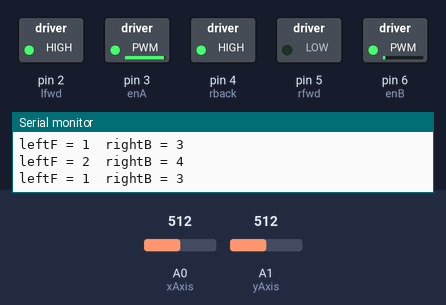
A sketch run on a simulated Arduino Uno, built with avr-gcc and run on an emulated ATmega328P. Parts: switched loads named in the sketch (green lamp = pin HIGH), the last lines printed to the serial monitor. Dashed ring = blinking. Inputs (shaded band) come from the test bench; at power-on: A0 (xAxis) = 512, A1 (yAxis) = 512. Pins used as bus, display or sensor lines are not drawn.

Above: at 1.2 s.
1.3 s: A0 (xAxis) set to 716
At 1.7 s:
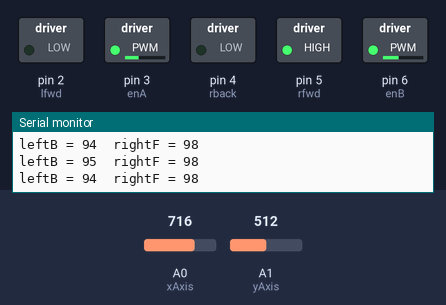
4.3 s: A1 (yAxis) set to 716
At 5.4 s:
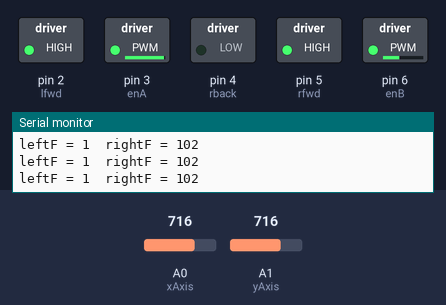
5.8 s: A0 (xAxis) set to 900
At 6.5 s:
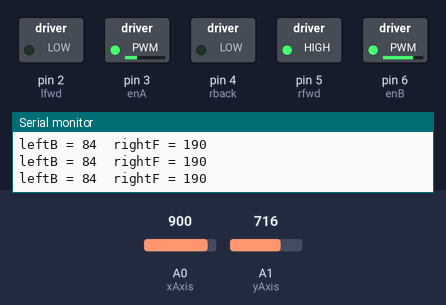
7.3 s: A1 (yAxis) set to 900
At 8.4 s:
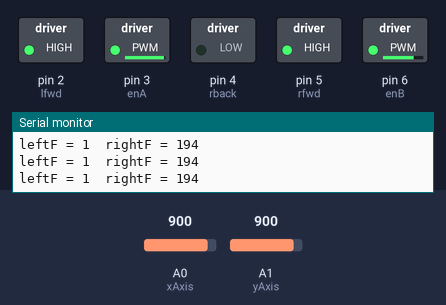
8.8 s: A1 (yAxis) set to 122
At 9.8 s:
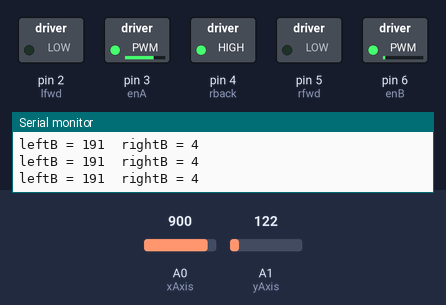
10.3 s: A0 (xAxis) set to 1023
At 11.3 s:
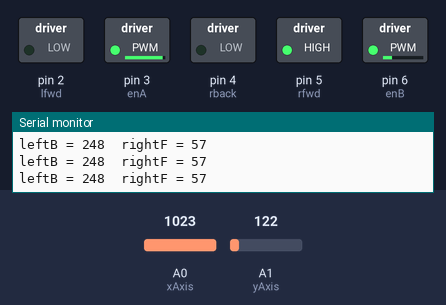
Timing chart, 0 to 12.8 s (numbered marks = the images above; inputs shaded):
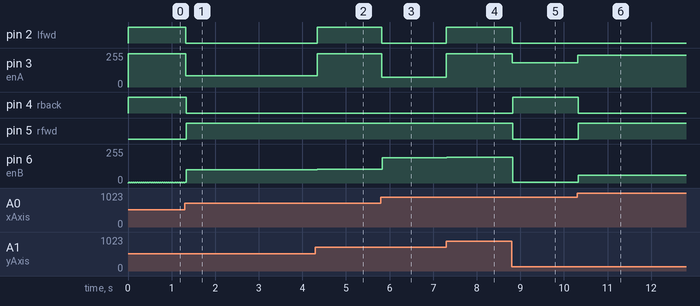

The sketch:

Joystick_Motor.ino
```cpp
//LEFT MOTOR
const int lback=1;
const int lfwd=2;
const int enA=3;
int speedA=0;

//LEFT REAR MOTOR
const int lrearback=1;
const int lrearfwd=2;

//RIGHT MOTOR
const int rback=4;
const int rfwd=5;
const int enB=6;
int speedB=0;

//RIGHT REAR MOTOR
const int rrearback=4;
const int rrearfwd=5;


//JOYSTICK
const int xAxis=A0;
const int yAxis=A1;
int x=512;
int y=512;


void setup() {
  // put your setup code here, to run once:
  pinMode(lback,OUTPUT);
  pinMode(lfwd,OUTPUT);
  pinMode(lrearback,OUTPUT);  //extra line for four wheeled bot
  pinMode(lrearfwd,OUTPUT);   //extra line for four wheeled bot
  pinMode(enA,OUTPUT);
  pinMode(rback,OUTPUT);
  pinMode(rfwd,OUTPUT);
  pinMode(rrearback,OUTPUT);   //extra line for four wheeled bot
  pinMode(rrearfwd,OUTPUT);    //extra line for four wheeled bot
  pinMode(enB,OUTPUT);
  pinMode(xAxis,INPUT);
  pinMode(yAxis,INPUT);
  Serial.begin(9600);

  digitalWrite(lfwd,LOW);
  digitalWrite(lback,LOW);
  digitalWrite(lrearfwd,LOW); //extra line for four wheeled bot
  digitalWrite(lrearback,LOW); //extra line for four wheeled bot
  digitalWrite(rfwd,LOW);
  digitalWrite(rback,LOW);
  digitalWrite(rrearfwd,LOW);//extra line for four wheeled bot
  digitalWrite(rrearback,LOW);//extra line for four wheeled bot
  digitalWrite(enA,LOW);
  digitalWrite(enB,LOW);


}

void loop() {
  // put your main code here, to run repeatedly:

x=analogRead(xAxis);
x=x-9;
y=analogRead(yAxis);


//Serial.print("X = ");
//Serial.print(x+'\t');
//Serial.print("  Y = ");
//Serial.println(y);

//QUAD 1
    if((x<=512)&&((y>=512)&&(y<=1023)))
{
      if((x+y)>=1023) //OCT1
        oct1(x,y);

      if((x+y)<1023) //OCT2
        oct2(x,y);

}
//QUAD 2
    if((x<=512)&&(y<=512))
{
      if((x-y)<=0) //OCT3
        oct3(x,y);

     if((x-y)>0) //OCT4
        oct4(x,y);

}
//QUAD 3
    if(((x>=512)&&(x<=1023))&&(y<=512))
{

      if((x+y)<=1023) //OCT5
        oct5(x,y);

      if((x+y)>1023) //OCT6
        oct6(x,y);

}
//QUAD 4
    if(((x>=512)&&(x<=1023))&&((y>=512)&&(y<=1023)))
{
     if((y-x)<=0) //OCT7
        oct7(x,y);

     if((y-x)>0) //OCT8
        oct8(x,y);

}

}

   void leftF(int speedA)
   {
      digitalWrite(lfwd,HIGH);
      digitalWrite(lback,LOW);
      digitalWrite(lrearfwd,HIGH); //extra line for four wheeled bot
      digitalWrite(lrearback,LOW); //extra line for four wheeled bot
      analogWrite(enA,speedA);
      Serial.print("leftF = ");
      Serial.print(speedA+'\t');
      }

   void leftB(int speedA)
   {
      digitalWrite(lfwd,LOW);
      digitalWrite(lback,HIGH);
      digitalWrite(lrearfwd,LOW); //extra line for four wheeled bot
      digitalWrite(lrearback,HIGH);//extra line for four wheeled bot
      analogWrite(enA,speedA);
      Serial.print("leftB = ");
      Serial.print(speedA+'\t');
      }

   void rightF(int speedB)
   {
      digitalWrite(rfwd,HIGH);
      digitalWrite(rback,LOW);
      digitalWrite(rrearfwd,HIGH);//extra line for four wheeled bot
      digitalWrite(rrearback,LOW);//extra line for four wheeled bot
      analogWrite(enB,speedB);
      Serial.print("  rightF = ");
      Serial.println(speedB);
      }

   void rightB(int speedB)
   {
      digitalWrite(rfwd,LOW);
      digitalWrite(rback,HIGH);
      digitalWrite(rrearfwd,LOW);//extra line for four wheeled bot
      digitalWrite(rrearback,HIGH);//extra line for four wheeled bot
      analogWrite(enB,speedB);
      Serial.print("  rightB = ");
      Serial.println(speedB);
      }


    void oct1(int x,int y)
    {
      speedA=map(y,1023,512,255,0)-12;  //axis wise independent
      speedB=map(x+y,1535,1023,255,0);

      leftF(speedA);
      rightF(speedB);

     }

   void oct2(int x,int y)
    {

      speedA=map(x,512,0,0,255)-12;
      speedB=map(x+y,1023,512,0,255);

      leftF(speedA);
      rightB(speedB);

     }

  void oct3(int x,int y)             //switching apparent oct6
    {
      speedA=map(y-x,512,0,255,0)-12;
      speedB=map(x,512,0,0,255);

      leftF(speedA);
      rightB(speedB);

     }

 void oct4(int x,int y)
    {

      speedA=map(x-y,512,0,255,0)-12;
      speedB=map(y,512,0,0,255);

      leftB(speedA);
      rightB(speedB);

     }

 void oct5(int x,int y)
    {
      speedA=map(y,512,0,0,255)-12;
      speedB=map(x+y,1023,512,0,255);

      leftB(speedA);
      rightB(speedB);

     }

 void oct6(int x,int y)                   //switching apparent oct3
    {
      speedA=map(x,1023,512,255,0)-12;
      speedB=map(x+y,1535,1023,255,0);

      leftB(speedA);
      rightF(speedB);

     }


 void oct7(int x,int y)
    {
      speedA=map(x-y,0,512,0,255)-12;
      speedB=map(x,1023,512,255,0);

      leftB(speedA);
      rightF(speedB);

     }

 void oct8(int x,int y)
    {
      speedA=map(y-x,0,512,0,255)-12;
      speedB=map(y,1023,512,255,0);

      leftF(speedA);
      rightF(speedB);

     }
```

Measured:
- after the input at 1.3 s, pin 2 (lfwd), pin 4 (rback): HIGH → LOW at once; pin 5 (rfwd): LOW → HIGH at once
- after the input at 4.3 s, pin 2 (lfwd): LOW → HIGH at once; pin 6 (enB): 98/255 → 102/255 after 0.05 s
- after the input at 5.8 s, pin 2 (lfwd): HIGH → LOW at once; pin 3 (enA): 248/255 → 75/255 at once; pin 6 (enB): 102/255 → 190/255 at once
- after the input at 7.3 s, pin 2 (lfwd): LOW → HIGH at once; pin 3 (enA): 75/255 → 248/255 at once; pin 6 (enB): 190/255 → 194/255 at once
- after the input at 8.8 s, pin 2 (lfwd), pin 5 (rfwd): HIGH → LOW at once; pin 3 (enA): 248/255 → 182/255 at once; pin 4 (rback): LOW → HIGH at once; pin 6 (enB): 194/255 → 4/255 at once
- after the input at 10.3 s, pin 3 (enA): 182/255 → 239/255 at once; pin 4 (rback): HIGH → LOW at once; pin 5 (rfwd): LOW → HIGH at once; pin 6 (enB): 4/255 → 57/255 at once
- by itself, pin 3 (enA): alternates 86/255 for 0.03 s and 85/255 for 0.03 s
